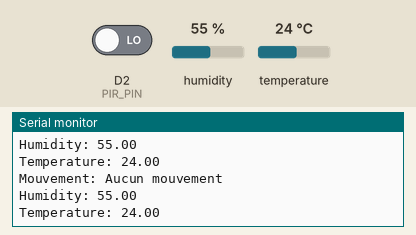
This sketch was run on a simulated ESP8266 (NodeMCU). On the bench: the last lines printed to the serial monitor. The inputs (shaded band) are chosen by the test bench; at power-on: D2 (PIR_PIN) LOW, humidity 55 %, temperature 24 °C.

Above: at 2.8 s.
2.9 s: D2 (PIR_PIN) driven HIGH
5.5 s: humidity set to 22 %
At 6.8 s:
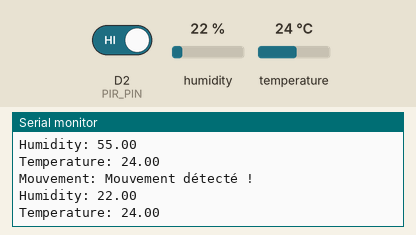
7.0 s: temperature set to 12 °C
At 8.4 s:
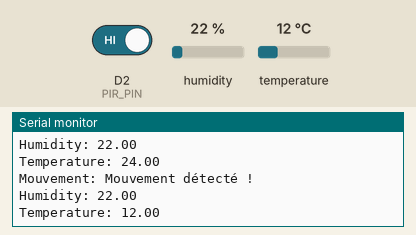
8.5 s: humidity set to 40 %
At 10.8 s:
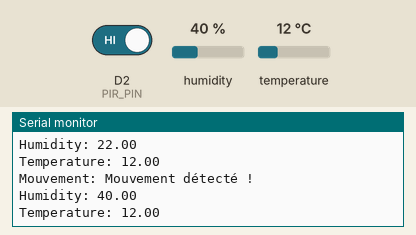
Timing chart, 0 to 11.0 s (numbered marks = the images above; inputs shaded):
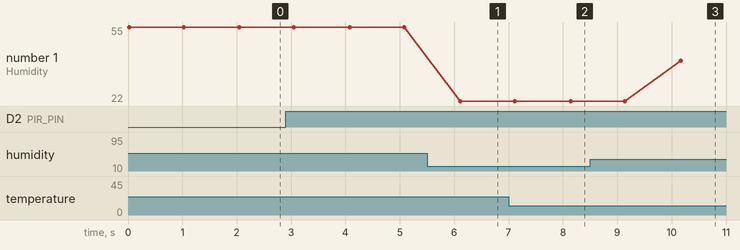

Measured:
- after the input at 5.5 s, the serial monitor: prints a new line after 0.61 s (image 1)
- after the input at 7.0 s, the serial monitor: prints a new line after 1.1 s (image 2)
- after the input at 8.5 s, the serial monitor: prints a new line after 1.7 s (image 3)
- plotted number 1: 55 → 22 after the input at 5.5 s, 22 → 40 after the input at 8.5 s

The sketch:

test_sensor.ino
```cpp
#include <DHT.h>

#define DHTPIN D4
#define DHTTYPE DHT11
#define PIR_PIN D2
DHT dht(DHTPIN, DHTTYPE);

void setup() {
   Serial.begin(9600);
   dht.begin();
   Serial.begin(9600);
}

void loop() {
   float h = dht.readHumidity();
   float t = dht.readTemperature();

   Serial.print("Humidity: ");
   Serial.println(h);
   Serial.print("Temperature: ");
   Serial.println(t);
   delay(1000);

   int etat = digitalRead(PIR_PIN);

   Serial.print("Mouvement: ");
   if (etat == HIGH) {
    Serial.println("Mouvement détecté !");
   } else {
    Serial.println("Aucun mouvement");
   }
}
```
